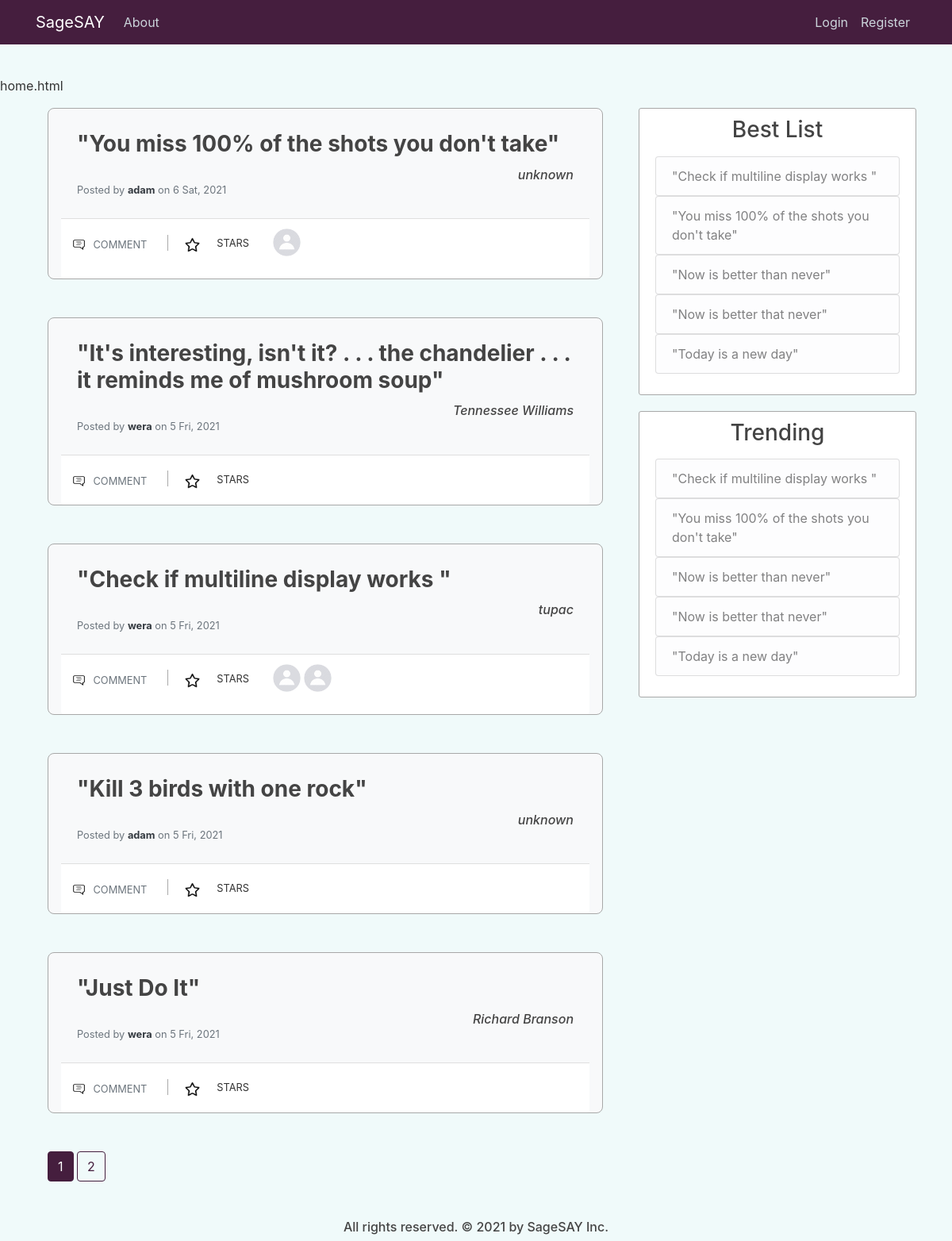
The page /home on the database its author committed.
### quotes_app/models.py (models this page shows, shortened)
class User(db.Model, UserMixin):
    id = db.Column(db.Integer, primary_key=True)
    username = db.Column(db.String(20), unique=True, nullable=False)
    email = db.Column(db.String(120), unique=True, nullable=False)
    image_file = db.Column(db.String(20), nullable=False, default='default.jpg')
    password = db.Column(db.String(60), nullable=False)
    posts = db.relationship('Post', backref='posted_by', lazy=True)
    comments = db.relationship('Comment', backref='comment_author', lazy=True)
    likes = db.relationship('Like', backref='like_author', lazy=True)
    more_info = db.relationship('MoreInfoUser', backref='info_author', lazy=True)

class Post(db.Model):
    id = db.Column(db.Integer, primary_key=True)
    author = db.Column(db.String(100), nullable=False, default='Anonymous')
    content = db.Column(db.Text, nullable=False)
    date_posted = db.Column(db.DateTime, nullable=False, default=dt.utcnow)
    user_id = db.Column(db.Integer, db.ForeignKey('user.id'), nullable=False)
    comments = db.relationship('Comment', backref='comment_post', lazy=True)
    likes = db.relationship('Like', backref='like_post', lazy=True)

### quotes_app/main/routes.py (the view)
@main.route("/", methods=['GET', 'POST'])
@main.route("/home", methods=['GET', 'POST'])
def home():
    post_id = request.args.get('star', type=int)
    if post_id and current_user.is_authenticated:
        update_like_table(current_user, post_id)
    page = request.args.get('page', 1, type=int)
    posts = Post.query.order_by(Post.date_posted.desc()).paginate(page=page, per_page=5)
    posts_data = prepare_posts_display(posts)
    best_posts = get_best_posts(5)
    trend_posts = get_trending(5)
    return render_template('home.html', posts=posts, posts_data=posts_data,
        best_posts=best_posts, trend_posts=trend_posts)

### quotes_app/main/utils.py (called while the page is built)
def prepare_posts_display(posts):
    posts_data = []
    for post in posts.items:
        post_info = []
        likes = Like.query.filter_by(like_post=post).limit(8).all()
        for like in likes:
            post_info.append(User.query.get(like.user_id))
        post_info.append(post)
        starred = None
        if current_user.is_authenticated:
            starred = Like.query.filter_by(like_post=post, like_author=current_user).first()
        if starred:
            post_info.append(True)
        else:
            post_info.append(False)
        posts_data.append(post_info)
    return posts_data

def get_best_posts(size):
    posts = Like.query.with_entities(Like.post_id, func.count(Like.user_id))\
        .group_by(Like.post_id).order_by(func.count(Like.user_id).desc()).limit(size).all()
    prep_posts = []
    for item in posts:
        post = Post.query.get(item[0])
        prep_posts.append(post)
    if len(prep_posts) < size:
        prep_posts = prep_posts + Post.query.filter(Post.id.\
            notin_([item.id for item in prep_posts])).order_by(Post.date_posted).\
            limit(size-len(prep_posts)).all()
    return prep_posts

def get_trending(size):
    time_window = dt.utcnow() - timedelta(days=7)
    posts = Like.query.filter(Like.date_like >= time_window).with_entities(Like.post_id,
        func.count(Like.user_id)).group_by(Like.post_id).order_by(func.count(Like.user_id)\
        .desc()).limit(size).all()
    prep_posts = []
    for item in posts:
        post = Post.query.get(item[0])
        prep_posts.append(post)
    if len(prep_posts) < size:
        prep_posts = prep_posts + Post.query.filter(Post.date_posted >= time_window,
            Post.id.notin_([item.id for item in prep_posts])).order_by(Post.date_posted).\
            limit(size-len(prep_posts)).all()
    return prep_posts

### quotes_app/templates/home.html (shortened to what this page needs)
{% extends "layout.html" %}
{% block content %}
<div class="col-md-8">
    <div class="container">
        {% for post in posts_data %}
            <div class="card bg-light mb-5 border-5 pt-2 active pb-0 px-3">
                <div class="card-body ">
                    <div class="row">
                        <div class="col-12 link-post-content">
                            <a href="#"><h3 class="card-title "><b>"{{ post[-2].content }}"</b></h3></a>
                        </div>
                        <div class="col-12 d-flex justify-content-end text-center">
                            <h6><i>{{ post[-2].author }}</i></h6>
                        </div>
                        <div class="col">
                            <h6 class="card-subtitle mb-2 text-muted">
                                <p class="card-text text-muted small"> Posted by <a href="{{ url_for('users.user_profile', username=post[-2].posted_by.username) }}" class="font-weight-bold text-dark"> {{ post[-2].posted_by.username }}</a> on {{ post[-2].date_posted.strftime('%-d %a, %Y') }}</p>
                            </h6>
                        </div>
                    </div>
                </div>
                <div class="card-footer bg-white px-0 ">
                    <div class="row">
                        <div class="col-md-auto ">
                            <a href="#" class="btn btn-outlined btn-black text-muted bg-transparent" data-wow-delay="0.7s">
                                <img src="{{ url_for('static', filename='comment.png') }}" class="mr-1 " width="19" height="19">
                                <small>COMMENT</small>
                            </a>
                            <a href="{{ url_for('main.home', page=posts.page, star=post[-2].id) }}" class="btn btn-outlined btn-black text-muted bg-transparent" data-wow-delay="0.7s">
                            {% if post[-1] == True %}
                                <img src="{{ url_for('static', filename='christmas-star.png') }}" class="mr-1" width="19" height="19">
                            {% else %}
                                <img src="{{ url_for('static', filename='star.png') }}" class="mr-1" width="19" height="19">
                            {% endif %}
                            </a>
                            <small>STARS</small>
                        </div>
                        <div class="col-md-auto ">
                            <ul class="list-inline">
                                {% for user in post[:-2] %}
                                <li class="list-inline-item">
                                    <a href="{{ url_for('users.user_profile', username=user.username) }}" >
                                        <img src="{{ url_for('static', filename='profile_pics/' + user.image_file) }}" alt="DP" class=" rounded-circle" width="35" height="35">
                                    </a>
                                </li>
                                {% endfor %}
                            </ul>
                        </div>
                    </div>
                </div>
            </div>
        {% endfor %}
        {% for page_num in posts.iter_pages(left_edge=1, right_edge=1, left_current=1, right_current=2) %}
        {% if page_num %}
            {% if posts.page == page_num %}
            <a class="btn btn-violet mb-4" href="{{ url_for('main.home', page=page_num) }}">{{ page_num }}</a>
            {% else %}
                <a class="btn btn-outline-violet mb-4" href="{{ url_for('main.home', page=page_num) }}">{{ page_num }}</a>
            {% endif %}
        {% else %}
            ...
        {% endif %}
        {% endfor %}
    </div>
</div>
<div class="col-md-4">
    <div class="content-section">
        <div class="mb-3 text-center">
            <h3>Best List</h3>
        </div>
        <ul class="list-group">
            {% if not best_posts %}
                <a href="{{ url_for('posts.new_post') }}"><li class="list-group-item list-group-item-light">No Adages. Add one.</li></a>
            {% else %}
                {% for post in best_posts %}
                    <a href="#"><li class="list-group-item list-group-item-light">"{{ post.content }}"</li></a>
                {% endfor %}
            {% endif %}
        </ul>
    </div>
    <div class="content-section">
        <div class="mb-3 text-center">
            <h3>Trending</h3>
        </div>
        <ul class="list-group">
            {% if not trend_posts %}
                <li class="list-group-item list-group-item-light">No activity. Add an Adage or give a star.</li>
            {% else %}
                {% for post in trend_posts %}
                <a href="#"><li class="list-group-item list-group-item-light">"{{ post.content }}"</li></a>
                {% endfor %}
            {% endif %}
        </ul>
    </div>
</div>
{% endblock content %}

### quotes_app/static/main.css (style rules this page uses)
body { background: #f0fafa; color: #333333; margin-top: 6rem; }
h1, h2, h3, h4, h5, h6 { color: #444444; }
.btn-outline-violet { color: #451e3e; border-color: #451e3e; }
.btn-violet { color: white; border-color: #451e3e; background-color: #451e3e; }
.list-group a { text-decoration: none; }
.link-post-content a { color: #444444; text-decoration: none; }
.content-section { background: #ffffff; padding: 10px 20px; border: 1px solid #A8A8A8; border-radius: 3px; margin-bottom: 20px; }
.card { background: #451e3e; padding: 10px 20px; border: 1px solid #A8A8A8; border-radius: 8px; margin-bottom: 20px; }
.list-inline-item:not(:last-child) { margin-right: 0px; }

### rows shown on the page
User: content "You miss 100% of the shots you don't take", author "unknown", username "adam", date_posted "6 Sat, 2021", image_file (picture)
Post: content "It's interesting, isn't it? . . . the chandelier . . . it reminds me of mushroom soup", author "Tennessee Williams", username "wera", date_posted "5 Fri, 2021"
User: content "Check if multiline display works", author "tupac", username "wera", date_posted "5 Fri, 2021", image_file (placeholder picture)
Post: content "Kill 3 birds with one rock", author "unknown", username "adam", date_posted "5 Fri, 2021"
Post: content "Just Do It", author "Richard Branson", username "wera", date_posted "5 Fri, 2021"
Post: content "Check if multiline display works"
Post: content "You miss 100% of the shots you don't take"
Post: content "Now is better than never"
Post: content "Now is better that never"
Post: content "Today is a new day"

### other values the page prints
{{ self._TemplateReference__context.name }} "home.html"
{{ page_num }} "1"
{{ page_num }} "2"
